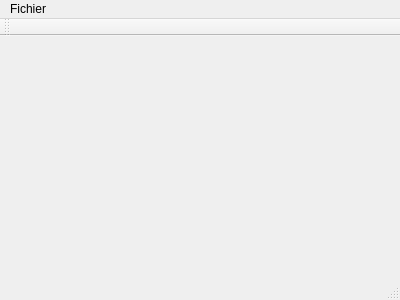
<?xml version="1.0" encoding="UTF-8"?>
<ui version="4.0">
 <class>MainWindow</class>
 <widget class="QMainWindow" name="MainWindow">
  <property name="geometry">
   <rect>
    <x>0</x>
    <y>0</y>
    <width>400</width>
    <height>300</height>
   </rect>
  </property>
  <property name="windowTitle">
   <string>MainWindow</string>
  </property>
  <widget class="QWidget" name="centralWidget"/>
  <widget class="QMenuBar" name="menuBar">
   <property name="geometry">
    <rect>
     <x>0</x>
     <y>0</y>
     <width>400</width>
     <height>22</height>
    </rect>
   </property>
   <widget class="QMenu" name="menuFichier">
    <property name="title">
     <string>Fichier</string>
    </property>
    <addaction name="actionOpen"/>
   </widget>
   <addaction name="menuFichier"/>
  </widget>
  <widget class="QStatusBar" name="statusBar"/>
  <widget class="QToolBar" name="mainToolBar">
   <attribute name="toolBarArea">
    <enum>TopToolBarArea</enum>
   </attribute>
   <attribute name="toolBarBreak">
    <bool>false</bool>
   </attribute>
  </widget>
  <action name="actionOpen">
   <property name="text">
    <string>Open</string>
   </property>
  </action>
 </widget>
 <layoutdefault spacing="6" margin="11"/>
 <resources/>
 <connections/>
</ui>
